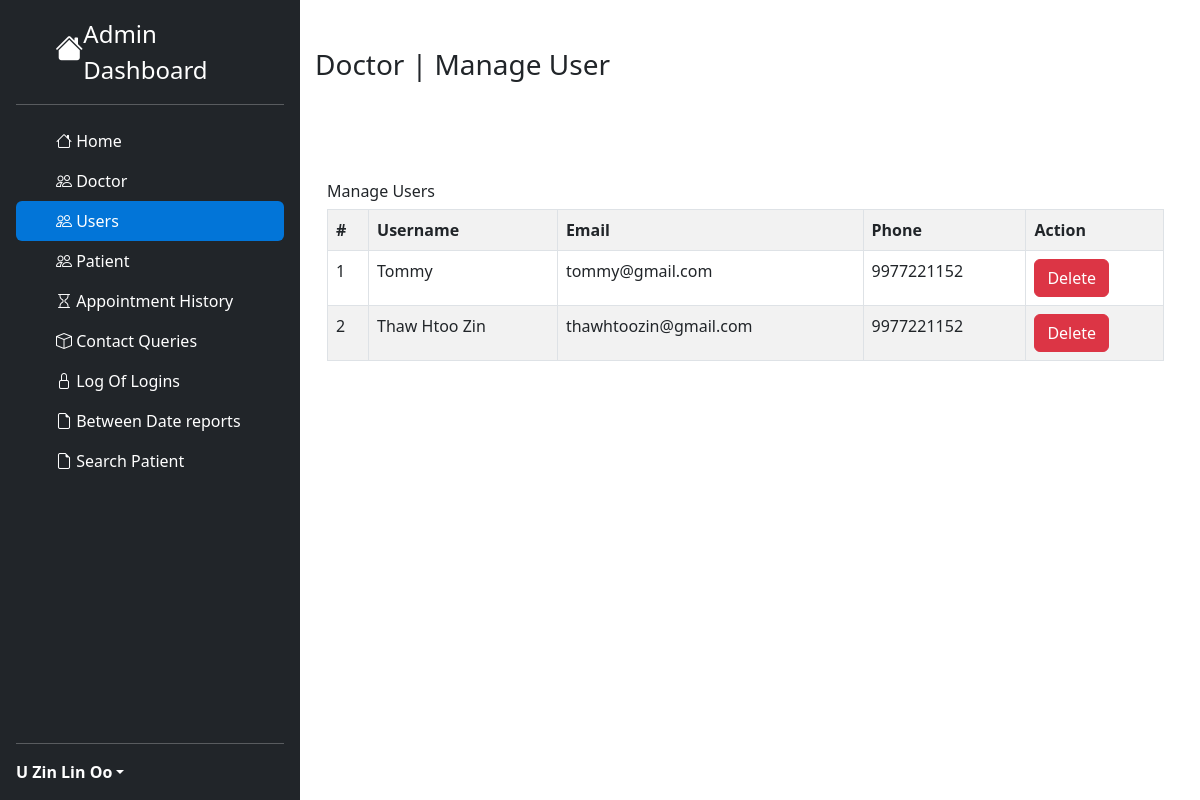
Screenshot of /admin/usermanage.php (signed in) with the database file from the repository.
### tables this page shows
CREATE TABLE `doctors` (
  `id` int(11) NOT NULL,
  `specialization` int(11) NOT NULL,
  `name` varchar(255) NOT NULL,
  `address` varchar(255) NOT NULL,
  `fees` int(11) NOT NULL,
  `contactno` bigint(15) NOT NULL,
  `email` varchar(255) NOT NULL,
  `password` varchar(255) NOT NULL,
  `createDate` date NOT NULL DEFAULT current_timestamp(),
  `updateDate` date NOT NULL DEFAULT current_timestamp()
);

CREATE TABLE `users` (
  `id` int(11) NOT NULL,
  `username` varchar(255) NOT NULL,
  `email` varchar(255) NOT NULL,
  `password` varchar(255) NOT NULL,
  `phone` bigint(15) NOT NULL
);

### Controller/queries.ctr.php (called while the page is built, shortened)
<?php
require 'connecttodb.pdo.php';
class queries
{
  public function selectall($table)
  {
    global $pdo;
    $stmt = $pdo->prepare("SELECT * FROM $table");
    $stmt->execute();
    return $stmt->fetchall();
  }
  public function select($table, $id)
  {
    global $pdo;
    $stmt = $pdo->prepare("SELECT * FROM $table WHERE id=$id");
    $stmt->execute();
    return $stmt->fetch(PDO::FETCH_ASSOC);
  }
}
?>

### admin/usermanage.php (the view, shortened to what this page needs)
<?php
include '../Resources/bootstrap.res.php';
include '../Controller/queries.ctr.php';
$query = new queries();
?>
<!DOCTYPE html>
<html lang="en" dir="ltr">
  <head>
  </head>
  <body>
    <?php
    $userdatas = $query->selectall('users');
    ?>
    <div class="row" style="margin: 0px !important; margin-left: -12px !important;">
      <div class="col-3">
        <?php
        include 'sidebar.php';
        ?>
      </div>
      <div class="col-9">
        <div class="container mt-5">
          <h3>Doctor | Manage User</h3>
          <div class="container" style="margin-top:100px;">
            <h6>Manage Users</h6>
            <table class="table table-striped table-bordered table-hover">
              <tr>
                <th>#</th>
                <th>Username</th>
                <th>Email</th>
                <th>Phone</th>
                <th>Action</th>
              </tr>
              <?php
              foreach ($userdatas as $userdata) {
                ?>
              <tr>
                <td><?php echo $userdata['id']; ?></td>
                <td><?php echo $userdata['username']; ?></td>
                <td><?php echo $userdata['email']; ?></td>
                <td><?php echo $userdata['phone']; ?></td>
                <td>
                  <a href="userdelete.php?userid=<?php echo $userdata['id']; ?>" class="btn btn-danger">Delete</a>
                </td>
              </tr>
              <?php
            }
            ?>
            </table>
          </div>
        </div>
      </div>
    </div>
  </body>
</html>

### admin/sidebar.php (shortened to what this page needs)
<div class="d-flex flex-column flex-shrink-0 p-3 text-white bg-dark" style="width: 25%; height:100%; position:fixed;">
    <a href="/HospitalProgram/users/" class="d-flex align-items-center mb-3 mb-md-0 me-md-auto text-white text-decoration-none">
      <svg class="" width="40" height="32"><i class="bi bi-house-fill h3"></i></svg>
      <span class="fs-4">Admin Dashboard</span>
    </a>
    <hr>
    <ul class="nav nav-pills flex-column mb-auto">
      <li class="nav-item">
        <a href="/HospitalProgram/admin/" class="nav-link home" aria-current="page">
          <svg class="bi me-2" width="16" height="16"><i class="bi bi-house"></i> </svg>
          Home
        </a>
      </li>
      <li>
        <a href="/HospitalProgram/admin/appointmenthistory.php" class="nav-link text-white doctor" data-bs-toggle="collapse" data-bs-target="#doc-collapse" aria-expanded="true">
          <svg class="bi me-2" width="16" height="16"><i class="bi bi-people"></i></svg>
          Doctor
        </a>
      </li>
      <li>
        <a href="/HospitalProgram/admin/appointmenthistory.php" class="nav-link text-white user" data-bs-toggle="collapse" data-bs-target="#user-collapse" aria-expanded="true">
          <svg class="bi me-2" width="16" height="16"><i class="bi bi-people"></i></svg>
          Users
        </a>
      </li>
      <li>
        <a href="/HospitalProgram/admin/appointmenthistory.php" class="nav-link text-white patient" data-bs-toggle="collapse" data-bs-target="#patient-collapse" aria-expanded="true">
          <svg class="bi me-2" width="16" height="16"><i class="bi bi-people"></i></svg>
          Patient
        </a>
      </li>
      <li>
        <a href="/HospitalProgram/admin/appointmenthistory.php" class="nav-link text-white appointmenthistory">
          <svg class="bi me-2" width="16" height="16"><i class="bi bi-hourglass"></i></svg>
          Appointment History
        </a>
      </li>
      <li>
        <a href="/HospitalProgram/admin/message.php" class="nav-link text-white message" data-bs-toggle="collapse" data-bs-target="#queires-collapse" aria-expanded="true">
          <svg class="bi me-2" width="16" height="16"><i class="bi bi-box"></i></svg>
          Contact Queries
        </a>
      </li>
      <li>
        <a href="/HospitalProgram/admin/message.php" class="nav-link text-white loginlog" data-bs-toggle="collapse" data-bs-target="#lock-collapse" aria-expanded="true">
          <svg class="bi me-2" width="16" height="16"><i class="bi bi-lock"></i></svg>
          Log Of Logins
        </a>
      </li>
      <li>
        <a href="/HospitalProgram/admin/bwreport.php" class="nav-link text-white betweendatereport">
          <svg class="bi me-2" width="16" height="16"><i class="bi bi-file-earmark"></i></svg>
          Between Date reports
        </a>
      </li>
      <li>
        <a href="/HospitalProgram/admin/searchpatient.php" class="nav-link text-white patientsearch">
          <svg class="bi me-2" width="16" height="16"><i class="bi bi-file-earmark"></i></svg>
          Search Patient
        </a>
      </li>
    </ul>
    <hr>
    <div class="dropdown">
      <a href="#" class="d-flex align-items-center text-white text-decoration-none dropdown-toggle" id="dropdownUser1" data-bs-toggle="dropdown" aria-expanded="false">
        <?php
        $id = $_SESSION['userid'];
        $doctordatadata = $query->select('doctors', $id);
        ?>
        <strong><?php echo $doctordatadata['name']; ?></strong>
      </a>
    </div>
  </div>

### admin/usermanage.php (style rules this page uses)
.home { color: white !important; }
.user { background-color: #0275d8 !important; }

### rows the page displays
doctors: name "U Zin Lin Oo"
users: id "1", username "Tommy", email "tommy@gmail.com", phone "9977221152"
users: id "2", username "Thaw Htoo Zin", email "thawhtoozin@gmail.com", phone "9977221152"
